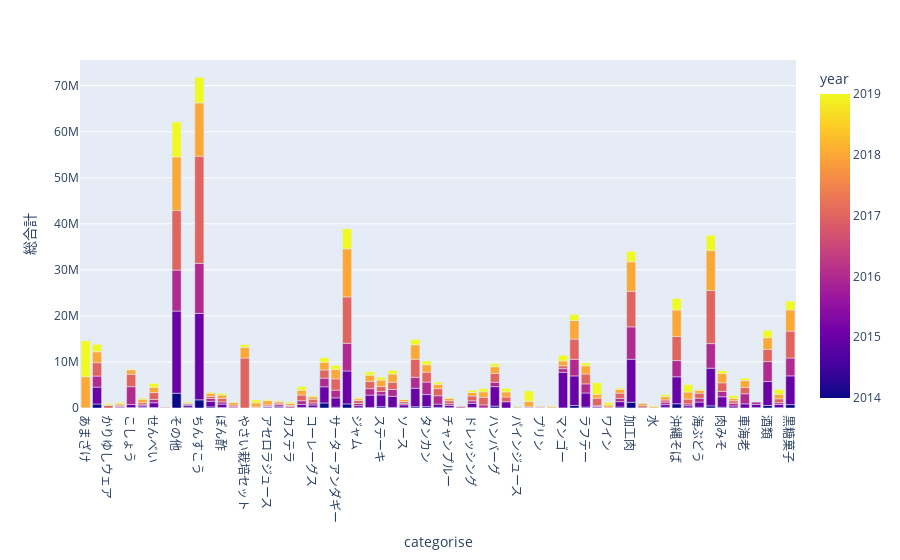

Write notebook code for a chart like this one.
### Code cell
px.bar(sells_with_yc, y = "総合計", x = "categorise", color='year')

### Figure 1 — Plotly figure (JSON) as saved in the notebook; plotly's stock layout.template omitted (floating-point values rounded to 4 significant figures; data arrays with more than 128 entries replaced by an {"elided": "..."} marker saying what was removed)
{"data": [{"alignmentgroup": "True", "hoverlabel": {"namelength": 0}, "hovertemplate": "categorise=%{x}<br>総合計=%{y}<br>year=%{marker.color}", "legendgroup": "", "marker": {"color": {"elided": "348 int values"}, "coloraxis": "coloraxis"}, "name": "", "offsetgroup": "", "orientation": "v", "showlegend": false, "textposition": "auto", "type": "bar", "x": {"elided": "348 str values"}, "xaxis": "x", "y": {"elided": "348 int values"}, "yaxis": "y"}], "layout": {"autosize": true, "barmode": "relative", "coloraxis": {"colorbar": {"title": {"text": "year"}}, "colorscale": [[0, "#0d0887"], [0.1111, "#46039f"], [0.2222, "#7201a8"], [0.3333, "#9c179e"], [0.4444, "#bd3786"], [0.5556, "#d8576b"], [0.6667, "#ed7953"], [0.7778, "#fb9f3a"], [0.8889, "#fdca26"], [1, "#f0f921"]]}, "legend": {"tracegroupgap": 0}, "margin": {"t": 60}, "xaxis": {"anchor": "y", "autorange": true, "domain": [0, 1], "range": [-0.5, 62.5], "title": {"text": "categorise"}, "type": "category"}, "yaxis": {"anchor": "x", "autorange": true, "domain": [0, 1], "range": [0, 75570000.0], "title": {"text": "総合計"}, "type": "linear"}}}
